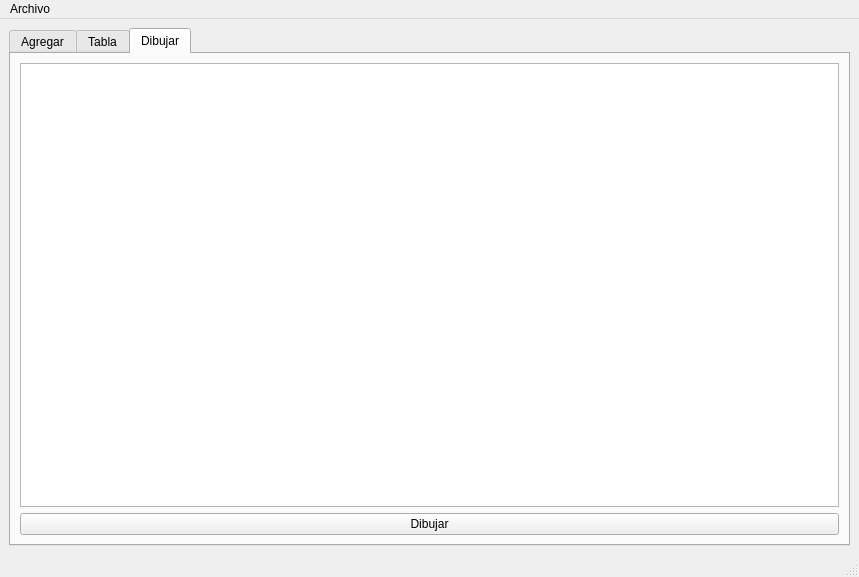
<?xml version="1.0" encoding="UTF-8"?>
<ui version="4.0">
 <class>MainWindow</class>
 <widget class="QMainWindow" name="MainWindow">
  <property name="geometry">
   <rect>
    <x>0</x>
    <y>0</y>
    <width>859</width>
    <height>577</height>
   </rect>
  </property>
  <property name="windowTitle">
   <string>MainWindow</string>
  </property>
  <widget class="QWidget" name="centralwidget">
   <layout class="QGridLayout" name="gridLayout_3">
    <item row="0" column="0">
     <widget class="QTabWidget" name="tabWidget">
      <property name="currentIndex">
       <number>2</number>
      </property>
      <widget class="QWidget" name="tab">
       <attribute name="title">
        <string>Agregar</string>
       </attribute>
       <layout class="QGridLayout" name="gridLayout">
        <item row="0" column="0">
         <widget class="QGroupBox" name="groupBox">
          <property name="title">
           <string>Particulas</string>
          </property>
          <layout class="QGridLayout" name="gridLayout_2">
           <item row="0" column="0">
            <widget class="QLabel" name="label">
             <property name="text">
              <string>Id</string>
             </property>
            </widget>
           </item>
           <item row="0" column="1">
            <widget class="QLineEdit" name="id_lineEdit"/>
           </item>
           <item row="0" column="2" rowspan="11">
            <widget class="QPlainTextEdit" name="plainTextEdit"/>
           </item>
           <item row="1" column="0">
            <widget class="QLabel" name="label_2">
             <property name="text">
              <string>Origen X</string>
             </property>
            </widget>
           </item>
           <item row="1" column="1">
            <widget class="QLineEdit" name="origin_x_lineEdit"/>
           </item>
           <item row="2" column="0">
            <widget class="QLabel" name="label_3">
             <property name="text">
              <string>Origen Y</string>
             </property>
            </widget>
           </item>
           <item row="2" column="1">
            <widget class="QLineEdit" name="origin_y_lineEdit"/>
           </item>
           <item row="3" column="0">
            <widget class="QLabel" name="label_4">
             <property name="text">
              <string>Destino X</string>
             </property>
            </widget>
           </item>
           <item row="3" column="1">
            <widget class="QLineEdit" name="dest_x_lineEdit"/>
           </item>
           <item row="4" column="0">
            <widget class="QLabel" name="label_5">
             <property name="text">
              <string>Destino Y</string>
             </property>
            </widget>
           </item>
           <item row="4" column="1">
            <widget class="QLineEdit" name="dest_y_lineEdit"/>
           </item>
           <item row="5" column="0">
            <widget class="QLabel" name="label_6">
             <property name="text">
              <string>Velocidad</string>
             </property>
            </widget>
           </item>
           <item row="5" column="1">
            <widget class="QLineEdit" name="velocity_lineEdit"/>
           </item>
           <item row="6" column="0">
            <widget class="QLabel" name="label_7">
             <property name="text">
              <string>Color RGB</string>
             </property>
            </widget>
           </item>
           <item row="7" column="0">
            <widget class="QLabel" name="label_8">
             <property name="text">
              <string>Rojo</string>
             </property>
            </widget>
           </item>
           <item row="7" column="1">
            <widget class="QLineEdit" name="red_lineEdit"/>
           </item>
           <item row="8" column="0">
            <widget class="QLabel" name="label_9">
             <property name="text">
              <string>Verde</string>
             </property>
            </widget>
           </item>
           <item row="8" column="1">
            <widget class="QLineEdit" name="green_lineEdit"/>
           </item>
           <item row="9" column="0">
            <widget class="QLabel" name="label_10">
             <property name="text">
              <string>Azul</string>
             </property>
            </widget>
           </item>
           <item row="9" column="1">
            <widget class="QLineEdit" name="blue_lineEdit">
             <property name="text">
              <string/>
             </property>
            </widget>
           </item>
           <item row="10" column="0" colspan="2">
            <layout class="QVBoxLayout" name="verticalLayout">
             <item>
              <widget class="QPushButton" name="add_start_pushButton">
               <property name="text">
                <string>Agregar al inicio</string>
               </property>
              </widget>
             </item>
             <item>
              <widget class="QPushButton" name="add_end_pushButton">
               <property name="text">
                <string>Agregar al final</string>
               </property>
              </widget>
             </item>
             <item>
              <widget class="QPushButton" name="print_pushButton">
               <property name="text">
                <string>Imprimir</string>
               </property>
              </widget>
             </item>
            </layout>
           </item>
          </layout>
         </widget>
        </item>
       </layout>
      </widget>
      <widget class="QWidget" name="tab_2">
       <attribute name="title">
        <string>Tabla</string>
       </attribute>
       <layout class="QGridLayout" name="gridLayout_4">
        <item row="1" column="0">
         <widget class="QLineEdit" name="search_line">
          <property name="placeholderText">
           <string>Id de la particula</string>
          </property>
         </widget>
        </item>
        <item row="1" column="1">
         <widget class="QPushButton" name="search_button">
          <property name="text">
           <string>Buscar</string>
          </property>
         </widget>
        </item>
        <item row="1" column="2">
         <widget class="QPushButton" name="show_button">
          <property name="text">
           <string>Mostrar</string>
          </property>
         </widget>
        </item>
        <item row="0" column="0" colspan="3">
         <widget class="QTableWidget" name="table"/>
        </item>
       </layout>
      </widget>
      <widget class="QWidget" name="tab_3">
       <attribute name="title">
        <string>Dibujar</string>
       </attribute>
       <layout class="QGridLayout" name="gridLayout_5">
        <item row="0" column="0">
         <widget class="QGraphicsView" name="graphicsView"/>
        </item>
        <item row="1" column="0">
         <widget class="QPushButton" name="draw_button">
          <property name="text">
           <string>Dibujar</string>
          </property>
         </widget>
        </item>
       </layout>
      </widget>
     </widget>
    </item>
   </layout>
  </widget>
  <widget class="QMenuBar" name="menubar">
   <property name="geometry">
    <rect>
     <x>0</x>
     <y>0</y>
     <width>859</width>
     <height>22</height>
    </rect>
   </property>
   <widget class="QMenu" name="menuArchivo">
    <property name="title">
     <string>Archivo</string>
    </property>
    <addaction name="actionAbrir"/>
    <addaction name="actionGuardar"/>
   </widget>
   <addaction name="menuArchivo"/>
  </widget>
  <widget class="QStatusBar" name="statusbar"/>
  <action name="actionAbrir">
   <property name="text">
    <string>Abrir</string>
   </property>
   <property name="shortcut">
    <string>Ctrl+O</string>
   </property>
  </action>
  <action name="actionGuardar">
   <property name="text">
    <string>Guardar</string>
   </property>
   <property name="shortcut">
    <string>Ctrl+S</string>
   </property>
  </action>
 </widget>
 <resources/>
 <connections/>
</ui>
